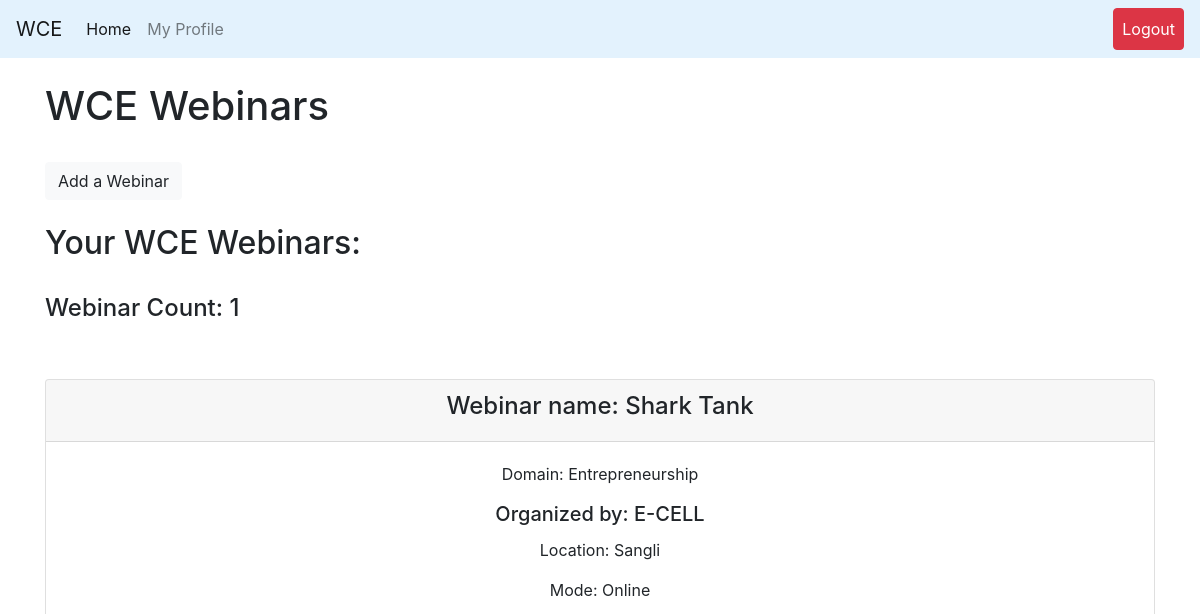
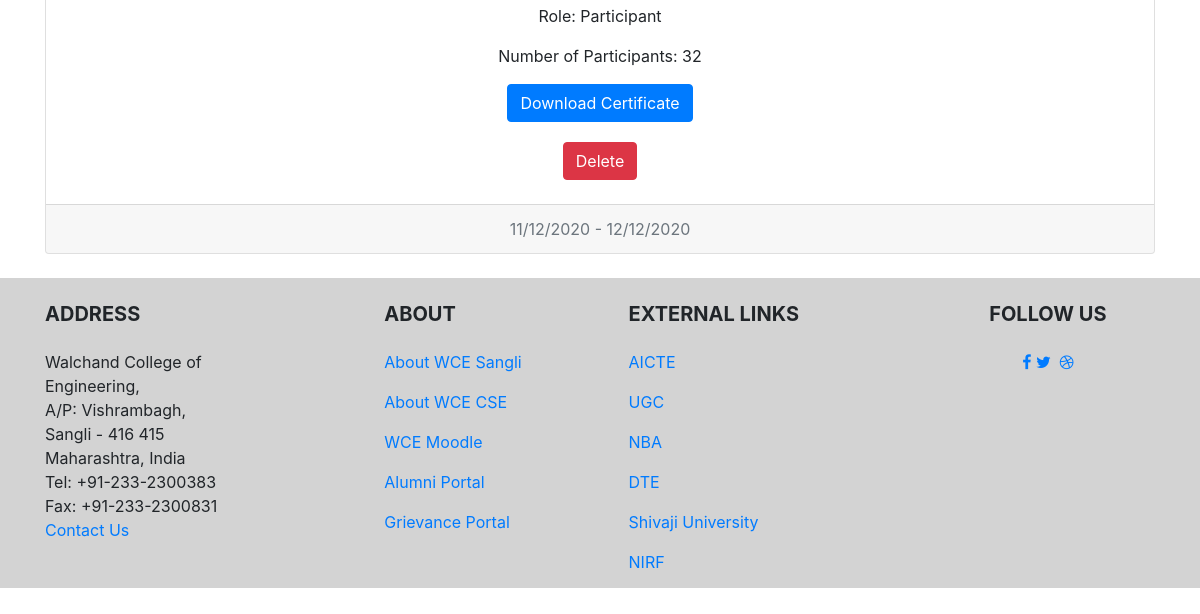
Before: /faculty/WCE/Webinars (signed in) with the older database file (2 pictures, top to bottom).
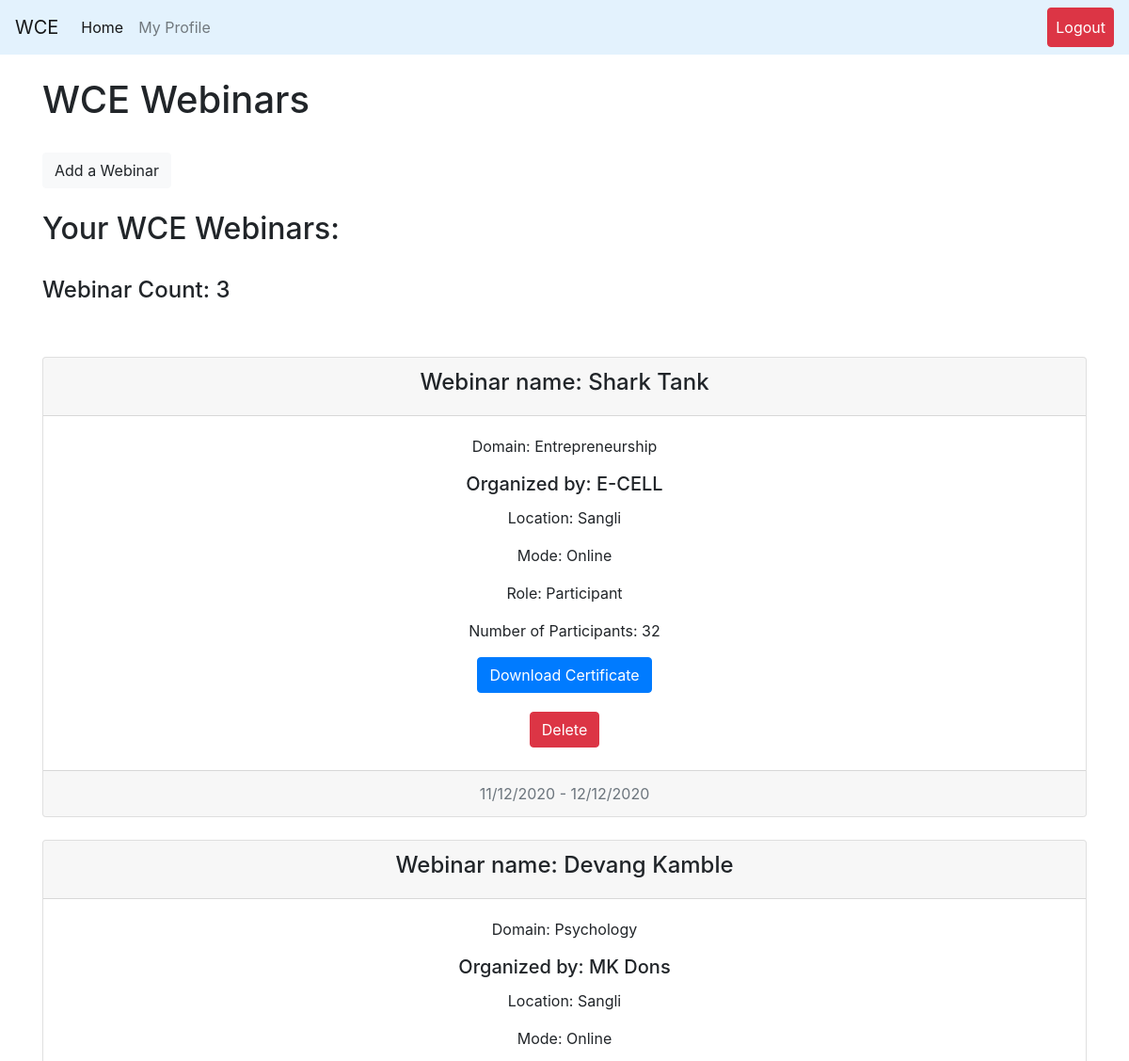
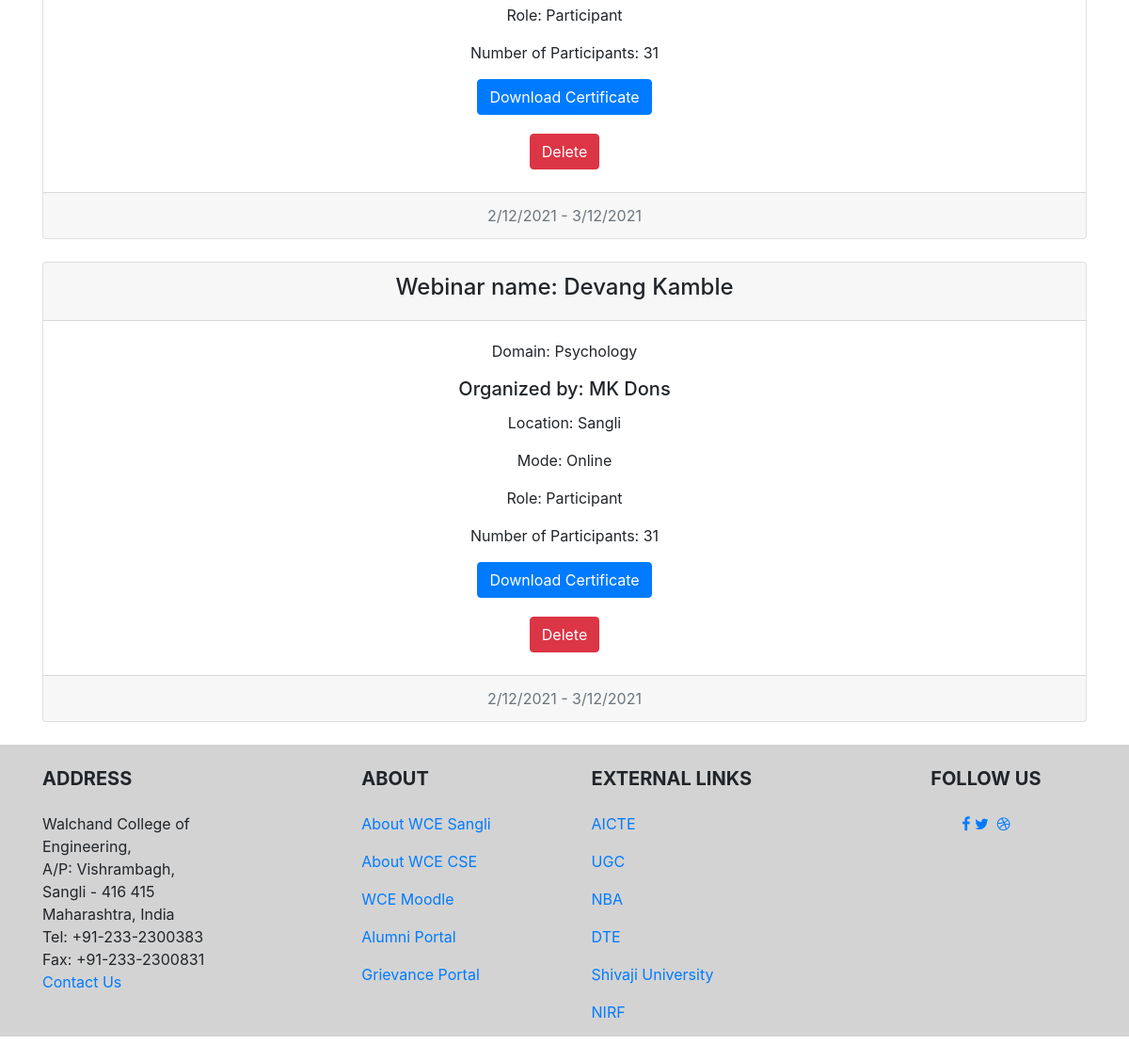
After: the same page with the newer database file (2 pictures, top to bottom).
### teacher/models.py (models this page shows, shortened)
class wcewebinars(models.Model):
    user = models.ForeignKey(User, on_delete=models.CASCADE)
    name = models.CharField(default='kala', max_length=30)
    domain = models.CharField(default='CSE', max_length=40)
    organizer = models.CharField(default='WCE', max_length=30) #Name of Organizing College/University
    location = models.CharField(default='Sangli', max_length=50)
    mode = models.BooleanField()  # TRUE=Inplace FALSE=Online
    role = models.CharField(default='Head', max_length=50)
    startDate = models.DateTimeField(default=timezone.now)
    endDate = models.DateTimeField(default=timezone.now)
    numberOfParticipants = models.IntegerField()
    certification = models.CharField(default='https://storage.googleapis.com/coeus-1482f.appspot.com/jrJHaAmxio5spt4okAh6Pi.pdf', max_length=500)
    certBool = models.BooleanField()

### teacher/views.py (the view)
# urls.py: path('Webinars', views.wcewebinars.as_view(), name="WCEWebinars"),
class wcewebinars(View):
    def get(self, request, template_name='teacher/organizedActivities/wcewebinars.html'):
        group = request.user.groups.all()[0].name
        if isFaculty(group) == 0:
            return render(request, 'login.html')
        else:
            try:
                user = request.user
                allWCEWebinars = WCEWebinar.objects.filter(user=user)
                countWCEWebinars = len(allWCEWebinars)
            except:
                allWCEWebinars = None
                countWCEWebinars = 0
            args = {}
            args["allWCEWebinars"] = allWCEWebinars
            args["countWCEWebinars"] = countWCEWebinars
            return render(request, template_name, args)

### teacher/views.py (called while the page is built)
def isFaculty(group_name):
    if group_name == 'faculty_group':
        return 1
    else:
        return 0

### teacher/templates/teacher/organizedActivities/wcewebinars.html (shortened to what this page needs)
{% extends 'base.html' %}
{% block content %}
<br><h1>WCE Webinars</h1><br>
<a class="btn btn-light" href="{% url 'teacher:addWCEWebinar' %}" role="button">Add a Webinar</a><br>
<br>
<h2>Your WCE Webinars: </h2>
<br>
<h4>Webinar Count: {{ countWCEWebinars }}</h4>
<br><br>
{% for i in allWCEWebinars %}
<div class="card text-center">
  <div class="card-header">
    <h4>Webinar name: {{ i.name }}</h4>
  </div>
  <div class="card-body">
    <p class="card-text">Domain: {{ i.domain }}</p>
    <h5 class="card-title">Organized by: {{ i.organizer }}</h5>
    <p class="card-text">Location: {{ i.location }}</p>
    <p class="card-text">
    {% if i.mode == True %}
    Mode: Online
    {% endif %}
    </p>
    <p class="card-text">Role: {{ i.role }}</p>
    <p class="card-text">Number of Participants: {{ i.numberOfParticipants }}</p>
    {% if i.certification != "NA" %}
    <a href="{{i.certification}}" class="btn btn-primary">Download Certificate</a>
    {% endif %}
  </div>
  <td><a href="{% url 'teacher:delete_items' i.id 'Webinars' %}"><button type="button" class="btn btn-danger">Delete</button></a></td>
  <br>
  <div class="card-footer text-muted">
        {{ i.startDate.day }}/{{ i.startDate.month }}/{{ i.startDate.year }} - {{ i.endDate.day }}/{{i.endDate.month}}/{{i.endDate.year}}
  </div>
</div>
<br>
{% endfor %}
{% endblock %}

### CoeusPro/templates/base.html (shortened to what the changed rows need)
<!doctype html>
<html lang="en">
{% load static %}
<head>
    <link rel="stylesheet" href="https://stackpath.bootstrapcdn.com/font-awesome/4.7.0/css/font-awesome.min.css">
    <link rel="stylesheet" href="https://stackpath.bootstrapcdn.com/bootstrap/4.5.2/css/bootstrap.min.css">
    <link rel="stylesheet" type="text/css" href="{% static 'css/footer.css' %}">
</head>
<body>
<div id="page-container">
    <nav class="navbar navbar-expand-lg navbar-light" style="background-color: #e3f2fd;">
        <div class="collapse navbar-collapse" id="navbarNavDropdown">
            <ul class="navbar-nav">
                {% for group_for in request.user.groups.all %}
                {% if group_for.name == 'student_group' %}
                <li class="nav-item active">
                    <a class="nav-link" href="{% url 'student:studentHome' %}">Home <span class="sr-only">(current)</span></a>
                </li>
                {% elif group_for.name == 'HOD_group' %}
                <li class="nav-item active">
                    <a class="nav-link" href="{% url 'HOD:HODHome' %}">Home <span class="sr-only">(current)</span></a>
                </li>
                {% elif group_for.name == 'faculty_group' %}
                <li class="nav-item active">
                    <a class="nav-link" href="{% url 'teacher:facultyHome' %}">Home <span class="sr-only">(current)</span></a>
                </li>
                {% else %}
                <li class="nav-item active">
                    <a class="nav-link" href="{% url 'home' %}">Home <span class="sr-only">(current)</span></a>
                </li>
                {% endif %}
                {% endfor %}
        </div>
    </nav>
    <div class="container">
        {% block content %}
        {% endblock %}
    </div>
</div>
</body>
</html>

Changed rows visible on the page:
added wcewebinars: name "Devang Kamble", domain "Psychology", organizer "MK Dons", location "Sangli", mode "Mode: Online", role "Participant", numberOfParticipants "31", startDate.day "2", startDate.month "12", startDate.year "2021", endDate.day "3", endDate.month "12", endDate.year "2021"
added wcewebinars: name "Devang Kamble", domain "Psychology", organizer "MK Dons", location "Sangli", mode "Mode: Online", role "Participant", numberOfParticipants "31", startDate.day "2", startDate.month "12", startDate.year "2021", endDate.day "3", endDate.month "12", endDate.year "2021"
Other visible differences:
{{ countWCEWebinars }}: "1" → "3"
